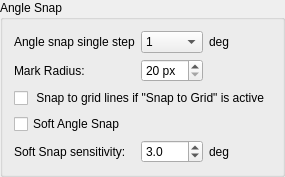
        <widget class="QGroupBox" name="groupBox_21">
         <property name="title">
          <string>Angle Snap</string>
         </property>
         <layout class="QGridLayout" name="gridLayout_26">
          <item row="1" column="1">
           <widget class="QSpinBox" name="sbAngleSnapMarkRadius">
            <property name="toolTip">
             <string>Radius of arc within angle snap mark.</string>
            </property>
            <property name="suffix">
             <string> px</string>
            </property>
            <property name="minimum">
             <number>20</number>
            </property>
           </widget>
          </item>
          <item row="0" column="2">
           <widget class="QLabel" name="lblAngleSnapUnits">
            <property name="text">
             <string>deg</string>
            </property>
           </widget>
          </item>
          <item row="1" column="0">
           <widget class="QLabel" name="label_33">
            <property name="text">
             <string>Mark Radius:</string>
            </property>
           </widget>
          </item>
          <item row="0" column="0">
           <widget class="QLabel" name="lblAngleSnap">
            <property name="text">
             <string>Angle snap single step</string>
            </property>
           </widget>
          </item>
          <item row="0" column="1">
           <widget class="QComboBox" name="cbAngleSnapStep">
            <property name="toolTip">
             <string>Angle between steps for Angle Snap (which is usually by corresponding actions if SHIFT is pressed)</string>
            </property>
            <item>
             <property name="text">
              <string>1</string>
             </property>
            </item>
            <item>
             <property name="text">
              <string>3</string>
             </property>
            </item>
            <item>
             <property name="text">
              <string>5</string>
             </property>
            </item>
            <item>
             <property name="text">
              <string>10</string>
             </property>
            </item>
            <item>
             <property name="text">
              <string>15</string>
             </property>
            </item>
            <item>
             <property name="text">
              <string>18</string>
             </property>
            </item>
            <item>
             <property name="text">
              <string>22.5</string>
             </property>
            </item>
            <item>
             <property name="text">
              <string>30</string>
             </property>
            </item>
            <item>
             <property name="text">
              <string>45</string>
             </property>
            </item>
            <item>
             <property name="text">
              <string>90</string>
             </property>
            </item>
           </widget>
          </item>
          <item row="2" column="0" colspan="3">
           <widget class="QCheckBox" name="cbAngleSnapToLinesIfGrid">
            <property name="toolTip">
             <string>If selected and &quot;Snap to Grid&quot; is active, snapping will be performed to closest intersection of angle ray and grid lines. Otherwirse, angle step will be 90 degrees.</string>
            </property>
            <property name="text">
             <string> Snap to grid lines if &quot;Snap to Grid&quot; is active</string>
            </property>
           </widget>
          </item>
          <item row="3" column="0" colspan="3">
           <widget class="QCheckBox" name="cbSoftSnapEnabled">
            <property name="toolTip">
             <string>If selected, toolbar angle snap only snaps when the cursor is near the configured angle step.</string>
            </property>
            <property name="text">
             <string>Soft Angle Snap</string>
            </property>
           </widget>
          </item>
          <item row="4" column="0">
           <widget class="QLabel" name="lblSoftSnapSensitivity">
            <property name="text">
             <string>Soft Snap sensitivity:</string>
            </property>
           </widget>
          </item>
          <item row="4" column="1">
           <widget class="QDoubleSpinBox" name="sbSoftSnapSensitivity">
            <property name="toolTip">
             <string>Maximum angular distance from the angle step before toolbar angle snap is applied.</string>
            </property>
            <property name="decimals">
             <number>1</number>
            </property>
            <property name="minimum">
             <double>0.100000000000000</double>
            </property>
            <property name="maximum">
             <double>45.000000000000000</double>
            </property>
            <property name="singleStep">
             <double>0.500000000000000</double>
            </property>
            <property name="value">
             <double>3.000000000000000</double>
            </property>
           </widget>
          </item>
          <item row="4" column="2">
           <widget class="QLabel" name="lblSoftSnapSensitivityDeg">
            <property name="text">
             <string>deg</string>
            </property>
           </widget>
          </item>
         </layout>
        </widget>
